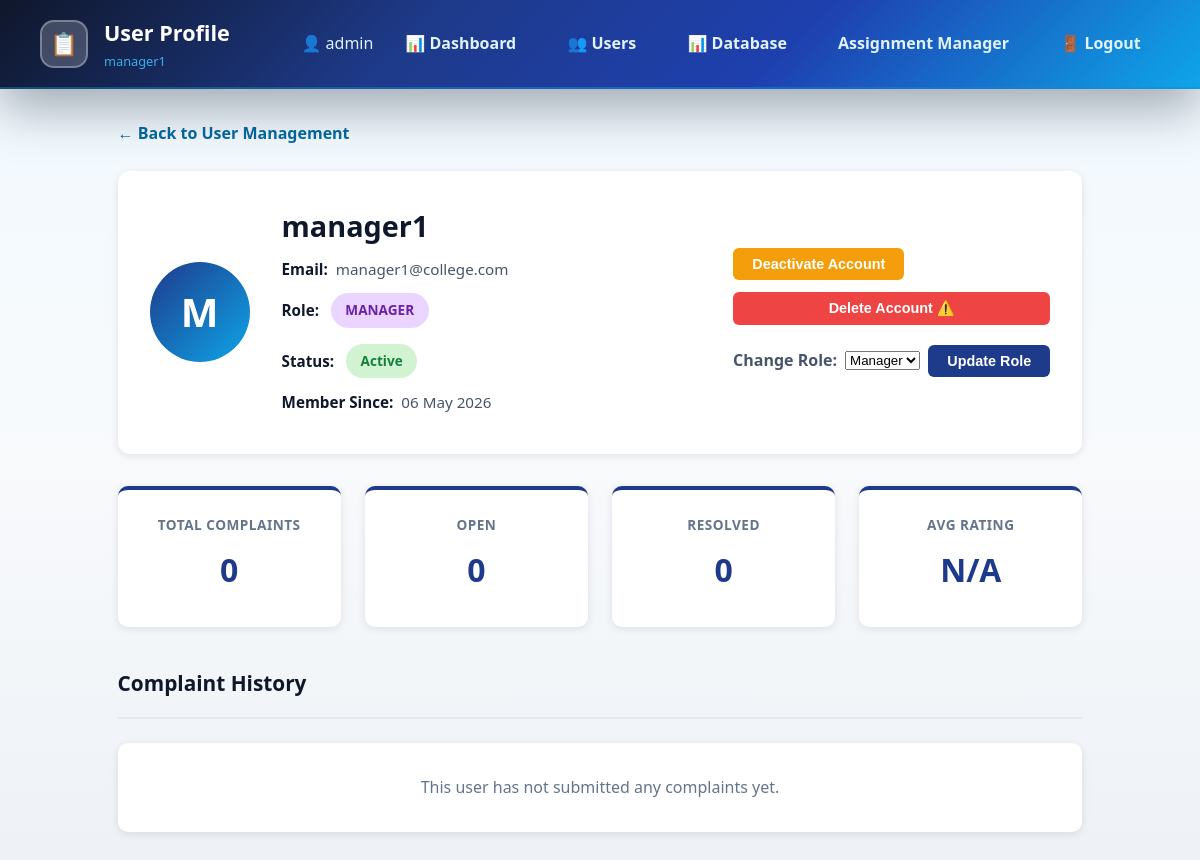
Page /admin/user/2 (signed in) on the committed database.
### models.py (models this page shows, shortened)
class User(UserMixin, db.Model):
    __tablename__ = 'users'
    id = db.Column(db.Integer, primary_key=True)
    username = db.Column(db.String(80), unique=True, nullable=False)
    email = db.Column(db.String(120), unique=True, nullable=False)
    password_hash = db.Column(db.String(255), nullable=False)
    role = db.Column(db.String(20), default='user', nullable=False)
    is_active = db.Column(db.Boolean, default=True, nullable=False)
    created_at = db.Column(db.DateTime, default=datetime.utcnow)
    complaints_submitted = db.relationship(
        'Complaint',
        foreign_keys='Complaint.user_id',
        backref='author',
        lazy=True,
        cascade='all, delete-orphan'
    )
    responses_written = db.relationship(
        'Response',
        foreign_keys='Response.author_id',
        backref='response_author',
        lazy=True,
        cascade='all, delete-orphan'
    )
    assigned_complaints = db.relationship(
        'Complaint',
        foreign_keys='Complaint.assigned_to',
        backref='manager',
        lazy=True
    )

### app.py (the view)
@app.route('/admin/user/<int:user_id>')
@login_required
def admin_user_detail(user_id):
    if current_user.role != 'admin':
        flash('❌ Unauthorized!', 'error')
        return redirect(url_for('index'))
    user = User.query.get_or_404(user_id)
    complaints = Complaint.query.filter_by(user_id=user.id).order_by(Complaint.created_at.desc()).all()
    responses = Response.query.filter_by(author_id=user.id).order_by(Response.created_at.desc()).all()
    total_complaints = len(complaints)
    open_count = sum(1 for c in complaints if c.status == 'open')
    resolved_count = sum(1 for c in complaints if c.status == 'resolved')
    ratings = [c.rating for c in complaints if c.rating is not None]
    avg_rating = round(sum(ratings) / len(ratings), 1) if ratings else None
    return render_template(
        'admin/user_detail.html',
        user=user,
        complaints=complaints,
        responses=responses,
        total_complaints=total_complaints,
        open_count=open_count,
        resolved_count=resolved_count,
        avg_rating=avg_rating
    )

### app.py (called while the page is built)
@login_manager.user_loader
def load_user(user_id):
    return User.query.get(int(user_id))

### templates/admin/user_detail.html (shortened to what this page needs)
<!DOCTYPE html>
<html lang="en">
<head>
</head>
<body>
    {% if current_user.is_authenticated %}
    <nav style="background: linear-gradient(135deg, #0f172a 0%, #1e3a8a 35%, #1e40af 65%, #0ea5e9 100%); color: white; padding: 1rem 2.5rem; display: flex; justify-content: space-between; align-items: center; box-shadow: 0 20px 50px rgba(15, 23, 42, 0.35); position: sticky; top: 0; z-index: 100; border-bottom: 2px solid rgba(14, 165, 233, 0.4);">
        <div style="display: flex; align-items: center; gap: 1rem; cursor: pointer;">
            <div style="width: 48px; height: 48px; border-radius: 14px; background: rgba(255,255,255,0.2); border: 2px solid rgba(255,255,255,0.3); display: grid; place-items: center; font-size: 1.4rem;">📋</div>
            <div>
                <h1 style="font-size: 1.35rem; font-weight: 800; margin: 0; color: white;">User Profile</h1>
                <small style="display: block; font-size: 0.8rem; opacity: 0.92; color: #38bdf8;">{{ user.username }}</small>
            </div>
        </div>
        <div style="display: flex; gap: 0.8rem; align-items: center;">
            <span style="color: #e0f2fe;">👤 {{ current_user.username }}</span>
            {% if current_user.role == 'admin' %}
            <a href="{{ url_for('admin_dashboard') }}" style="color: #e0f2fe; text-decoration: none; padding: 0.65rem 1.2rem; border-radius: 10px; font-weight: 700;">📊 Dashboard</a>
            <a href="{{ url_for('admin_users') }}" style="color: #e0f2fe; text-decoration: none; padding: 0.65rem 1.2rem; border-radius: 10px; font-weight: 700;">👥 Users</a>
            <a href="{{ url_for('admin_database') }}" style="color: #e0f2fe; text-decoration: none; padding: 0.65rem 1.2rem; border-radius: 10px; font-weight: 700;">📊 Database</a>
            <a href="{{ url_for('admin_assignments') }}" style="color: #e0f2fe; text-decoration: none; padding: 0.65rem 1.2rem; border-radius: 10px; font-weight: 700;">Assignment Manager</a>
            {% endif %}
            <a href="{{ url_for('logout') }}" style="color: #e0f2fe; text-decoration: none; padding: 0.65rem 1.2rem; border-radius: 10px; font-weight: 700;">🚪 Logout</a>
        </div>
    </nav>
    {% endif %}
    <div class="container">
        <a href="{{ url_for('admin_users') }}" class="back-link">← Back to User Management</a>
        <div class="profile-card">
            <div class="profile-avatar">{{ user.username[0].upper() }}</div>
            <div class="profile-info" style="flex: 1;">
                <div class="profile-username">{{ user.username }}</div>
                <div class="profile-detail"><strong>Email:</strong> {{ user.email }}</div>
                <div class="profile-detail"><strong>Role:</strong> <span class="badge {{ user.role }}">{{ user.role.upper() }}</span></div>
                <div class="profile-detail">
                    <strong>Status:</strong>
                    {% if user.is_active %}
                    <span class="badge active">Active</span>
                    {% else %}
                    <span class="badge inactive">Deactivated</span>
                    {% endif %}
                </div>
                <div class="profile-detail"><strong>Member Since:</strong> {{ user.created_at.strftime('%d %B %Y') }}</div>
            </div>
            <div class="profile-actions">
                {% if user.is_active %}
                <form method="POST" action="{{ url_for('deactivate_user', user_id=user.id) }}" style="display: inline;">
                    <button type="submit" class="btn btn-warning" onclick="return confirm('Deactivate this user?');">Deactivate Account</button>
                </form>
                {% else %}
                <form method="POST" action="{{ url_for('reactivate_user', user_id=user.id) }}" style="display: inline;">
                    <button type="submit" class="btn btn-success">Reactivate Account</button>
                </form>
                {% endif %}
                {% if user.role != 'admin' %}
                <button class="btn btn-danger" onclick="openDeleteModal({{ user.id }}, '{{ user.username }}')">Delete Account ⚠️</button>
                {% else %}
                <span style="font-size: 0.9rem; color: #64748b; padding: 0.5rem;">[Admin account - cannot delete]</span>
                {% endif %}
                {% if current_user.role == 'admin' and current_user.id != user.id %}
                <form method="POST" action="{{ url_for('update_user_role', user_id=user.id) }}" style="margin-top:8px; display:flex; gap:8px; align-items:center;">
                    <label for="roleSelect" style="font-weight:700; color:#475569;">Change Role:</label>
                    <select id="roleSelect" name="role" class="role-select">
                        <option value="manager" {% if user.role == 'manager' %}selected{% endif %}>Manager</option>
                    </select>
                    <button type="submit" class="btn btn-primary">Update Role</button>
                </form>
                {% endif %}
            </div>
        </div>
        <div class="stats-row">
            <div class="stat-card">
                <div class="stat-label">Total Complaints</div>
                <div class="stat-number">{{ total_complaints }}</div>
            </div>
            <div class="stat-card">
                <div class="stat-label">Open</div>
                <div class="stat-number">{{ open_count }}</div>
            </div>
            <div class="stat-card">
                <div class="stat-label">Resolved</div>
                <div class="stat-number">{{ resolved_count }}</div>
            </div>
            <div class="stat-card">
                <div class="stat-label">Avg Rating</div>
                <div class="stat-number">{% if avg_rating %}{{ avg_rating }} ⭐{% else %}N/A{% endif %}</div>
            </div>
        </div>
        <div class="section">
            <div class="section-header">
                <h2>Complaint History</h2>
            </div>
            {% if complaints %}
            <div class="table-wrapper">
                <table>
                    <thead>
                        <tr>
                            <th>ID</th>
                            <th>Title</th>
                            <th>Category</th>
                            <th>Priority</th>
                            <th>Status</th>
                            <th>Assigned To</th>
                            <th>Date</th>
                        </tr>
                    </thead>
                    <tbody>
                        {% for complaint in complaints %}
                        <tr>
                            <td>#{{ complaint.id }}</td>
                            <td title="{{ complaint.title }}" class="truncate">{{ complaint.title }}</td>
                            <td><span class="badge" style="background-color: #dbeafe; color: #1e40af;">{{ complaint.category }}</span></td>
                            <td>
                                <span class="badge" style="background-color: {% if complaint.priority == 'high' %}#fee2e2; color: #991b1b{% elif complaint.priority == 'medium' %}#fef3c7; color: #92400e{% else %}#d1f3d1; color: #15803d{% endif %};">{{ complaint.priority }}</span>
                            </td>
                            <td><span class="badge" style="background-color: #e9d5ff; color: #6b21a8;">{{ complaint.status }}</span></td>
                            <td>{% if complaint.manager %}{{ complaint.manager.username }}{% else %}<span style="color: #64748b;">Unassigned</span>{% endif %}</td>
                            <td>{{ complaint.created_at.strftime('%Y-%m-%d') }}</td>
                        </tr>
                        {% endfor %}
                    </tbody>
                </table>
            </div>
            {% else %}
            <div class="empty-state">
                This user has not submitted any complaints yet.
            </div>
            {% endif %}
        </div>
    </div>
</body>
</html>

### templates/admin/user_detail.html (style rules this page uses)
* { margin: 0; padding: 0; box-sizing: border-box; }
body { font-family: "Segoe UI", Tahoma, Geneva, Verdana, sans-serif; background: linear-gradient(180deg, #f0f9ff 0%, #f8fafc 50%, #ecf0f5 100%); color: #0f172a; line-height: 1.6; padding-bottom: 2rem; }
.container { max-width: 1000px; margin: 0 auto; padding: 2rem 1.1rem; }
.back-link { display: inline-block; color: #0369a1; text-decoration: none; margin-bottom: 1.5rem; font-weight: 600; transition: all 0.2s ease; }
.profile-card { background: white; padding: 2rem; border-radius: 12px; box-shadow: 0 2px 8px rgba(15, 23, 42, 0.1); margin-bottom: 2rem; display: flex; align-items: center; gap: 2rem; flex-wrap: wrap; }
.profile-avatar { width: 100px; height: 100px; border-radius: 50%; background: linear-gradient(135deg, #1e3a8a 0%, #0ea5e9 100%); display: flex; align-items: center; justify-content: center; font-size: 2.5rem; color: white; font-weight: 800; flex-shrink: 0; }
.profile-info { flex: 1; min-width: 250px; }
.profile-username { font-size: 1.8rem; font-weight: 800; color: #0f172a; margin-bottom: 0.5rem; }
.profile-detail { display: flex; align-items: center; gap: 0.5rem; margin: 0.5rem 0; font-size: 0.95rem; color: #475569; }
.profile-detail strong { color: #0f172a; }
.profile-actions { display: flex; flex-direction: column; gap: 0.75rem; }
.badge { display: inline-block; padding: 0.4rem 0.9rem; border-radius: 99px; font-size: 0.85rem; font-weight: 600; margin: 0.25rem; }
.badge.active { background-color: #d1f3d1; color: #15803d; }
.badge.manager { background-color: #e9d5ff; color: #6b21a8; }
.stats-row { display: grid; grid-template-columns: repeat(auto-fit, minmax(200px, 1fr)); gap: 1.5rem; margin-bottom: 2.5rem; }
.stat-card { background: white; padding: 1.5rem; border-radius: 10px; box-shadow: 0 2px 8px rgba(15, 23, 42, 0.1); text-align: center; border-top: 4px solid #1e3a8a; }
.stat-number { font-size: 2rem; font-weight: 800; color: #1e3a8a; margin: 0.5rem 0; }
.stat-label { font-size: 0.85rem; color: #64748b; text-transform: uppercase; letter-spacing: 0.5px; font-weight: 600; }
.section { margin-bottom: 2rem; }
.section-header { margin-bottom: 1.5rem; padding-bottom: 1rem; border-bottom: 2px solid #e2e8f0; }
.section-header h2 { font-size: 1.3rem; color: #0f172a; margin: 0; }
.empty-state { text-align: center; padding: 2rem; background: white; border-radius: 10px; color: #64748b; box-shadow: 0 2px 8px rgba(15, 23, 42, 0.1); }
button, .btn { padding: 0.5rem 1.2rem; border: none; border-radius: 6px; cursor: pointer; font-weight: 600; transition: all 0.2s ease; text-decoration: none; display: inline-block; white-space: nowrap; font-size: 0.9rem; }
.btn-primary { background-color: #1e3a8a; color: white; }
.btn-warning { background-color: #f59e0b; color: white; }
.btn-danger { background-color: #ef4444; color: white; }

### rows in the picture
User: username "manager1", username "M", email "manager1@college.com", role "MANAGER", created_at "06 May 2026", role "Manager"
User: username "admin"

### other values in the picture
{{ total_complaints }} "0"
{{ open_count }} "0"
{{ resolved_count }} "0"
